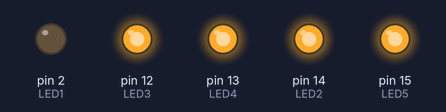
The sketch below on a simulated Arduino Uno, built with avr-gcc and run on an emulated ATmega328P. Parts: output pins drawn as LEDs (lit = HIGH).

Above: at 0.1 s.
At 2.1 s:
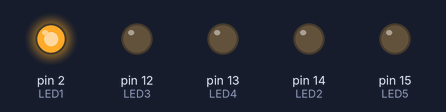
Timing chart, 0 to 3.6 s (numbered marks = the images above):
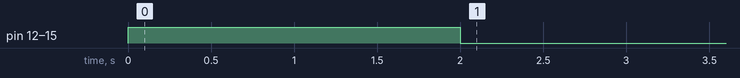

The sketch:

8266_LED5.ino
```cpp
// ========================================
// LED 腳位設定
// ========================================
#define LED1 2
#define LED2 14
#define LED3 12
#define LED4 13
#define LED5 15


void setup() {
  // put your setup code here, to run once:

  Serial.begin(115200);


  // ========================================
  // LED1
  // ========================================
  pinMode(LED1, OUTPUT);
  digitalWrite(LED1, LOW);


  // ========================================
  // LED2
  // ========================================
  pinMode(LED2, OUTPUT);
  digitalWrite(LED2, HIGH);


  // ========================================
  // LED3
  // ========================================
  pinMode(LED3, OUTPUT);
  digitalWrite(LED3, HIGH);


  // ========================================
  // LED4
  // ========================================
  pinMode(LED4, OUTPUT);
  digitalWrite(LED4, HIGH);


  // ========================================
  // LED5
  // ========================================
  pinMode(LED5, OUTPUT);
  digitalWrite(LED5, HIGH);


  // ========================================
  // 等待 2 秒
  // ========================================
  delay(2000);


  // ========================================
  // LED 狀態切換
  // ========================================
  digitalWrite(LED1, HIGH);
  digitalWrite(LED2, LOW);
  digitalWrite(LED3, LOW);
  digitalWrite(LED4, LOW);
  digitalWrite(LED5, LOW);
}


void loop() {
  // put your main code here, to run repeatedly:

}
```
